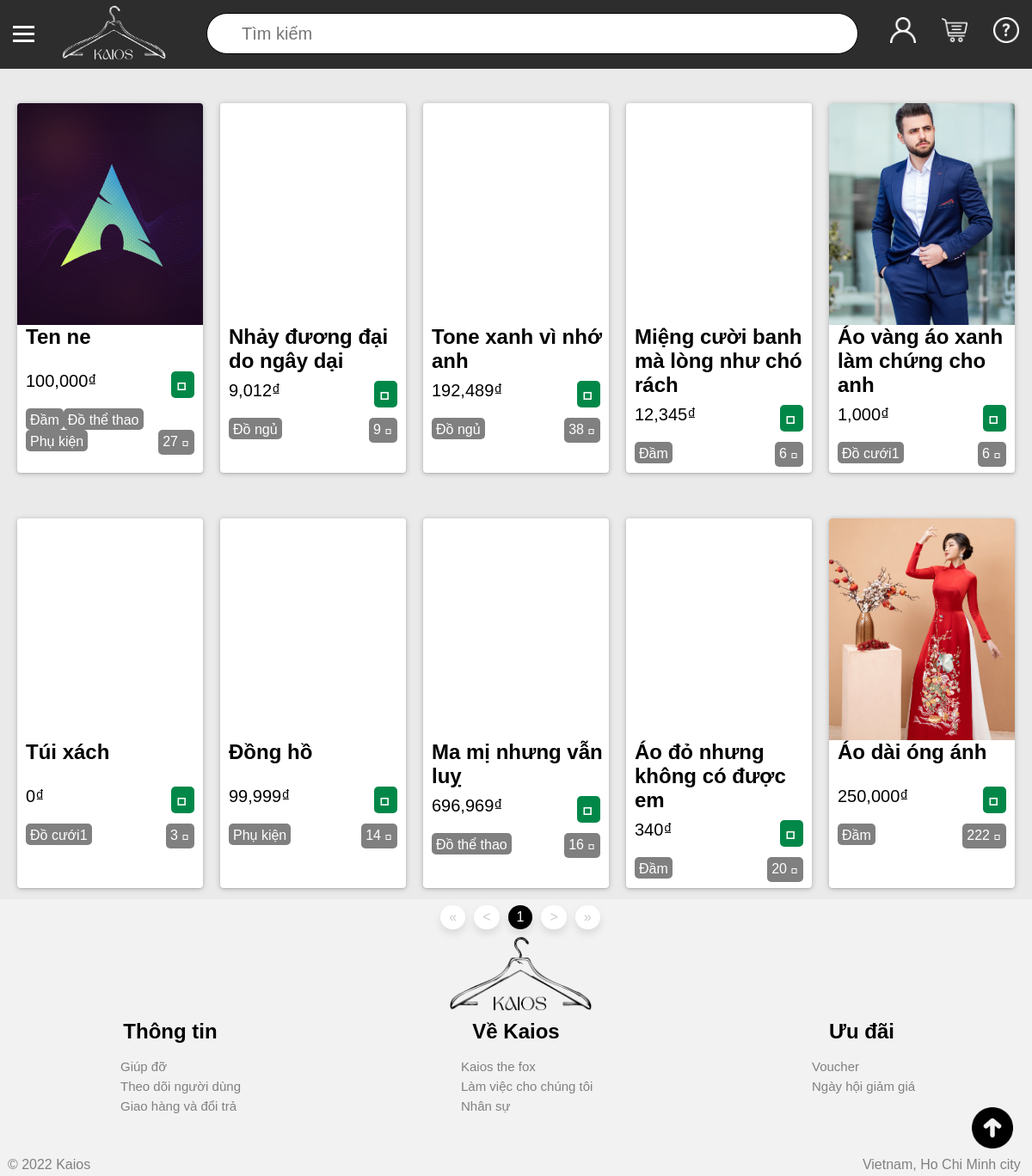
The page / on the database its author committed.
### tables this page shows
CREATE TABLE `san_pham` (
  `ma` int(11) NOT NULL,
  `ten` varchar(200) NOT NULL,
  `mo_ta` text NOT NULL,
  `anh` varchar(200) NOT NULL,
  `gia` int(11) NOT NULL,
  `ma_nha_san_xuat` int(11) NOT NULL,
  `so_luot_truy_cap` int(11) NOT NULL DEFAULT '0'
);

### partial/process_pagination.php (called while the page is built, shortened)
<?php
    $currentPage = 1;
    if (isset($_GET['query'])) {
        $search = addslashes($_GET['query']);
    }else $search = "";
    $query = "select count(*) from san_pham";
    $order = "";
    $order_0 = "";
    if(isset($_GET['sort'])) {
        $sort = $_GET['sort'];
        if ($sort == 0) {
            $order_0 = "order by so_luot_truy_cap desc";
        }else {
            $order = "and the_loai.ma = '$sort'";
        }
         $query .= " right join the_loai_chi_tiet
                    on the_loai_chi_tiet.ma_san_pham =    san_pham.ma
                    right join the_loai on the_loai.ma = the_loai_chi_tiet.ma_the_loai
                    where (san_pham.ten like '%$search%' or mo_ta like '%$search%')
                    $order $order_0";
    }else {
        $order_0 = "order by san_pham.ma desc";
    }
    $offset = $products_per_page*($currentPage-1);
    $url = $_SERVER['REQUEST_URI'];
    $contains = strpos($url,"admin");
    if ($contains) {
        $sql =  "select
                san_pham.ma as ma,
                san_pham.ten as ten,
                san_pham.anh as anh,
                san_pham.gia as gia,
                nha_san_xuat.ten as ten_nha_san_xuat
            from san_pham
            left join nha_san_xuat
            on nha_san_xuat.ma = san_pham.ma_nha_san_xuat
            where (san_pham.ten like '%$search%' or mo_ta like '%$search%')
            $order
            group by san_pham.ma
            $order_0
            limit $offset,$products_per_page";
    }else {
        $sql =  "select
                san_pham.ma as ma,
                san_pham.ten as ten,
                san_pham.anh as anh,
                san_pham.gia as gia,
                san_pham.so_luot_truy_cap as so_luot_truy_cap,
                group_concat(the_loai.ma) as ma_the_loai,
                group_concat(the_loai.ten) as the_loai
            from san_pham
            left join the_loai_chi_tiet
            on san_pham.ma = the_loai_chi_tiet.ma_san_pham
            left join the_loai
            on the_loai_chi_tiet.ma_the_loai = the_loai.ma
            where (san_pham.ten like '%$search%' or mo_ta like '%$search%')
            $order
            group by san_pham.ma
            $order_0
            limit $offset,$products_per_page";
    }
    $return = mysqli_query($connect,$sql);

### index.php (the view, shortened to what this page needs)
<!DOCTYPE html>
<html lang="en">
<head>
    <link rel="stylesheet" type="text/css" href="https://cdn.jsdelivr.net/npm/hack-font@3/build/web/hack-subset.css">
    <link rel="stylesheet" type="text/css" href="./styles.css">
</head>
<body>
    <?php
    require './database/connect.php';
    $products_per_page = 15;
    require './partial/process_pagination.php';
    ?>
    <div id="main_div">
            <?php
            include './partial/header.php';
            ?>
            <div id="middle_div">
                <div id="products_container">
                    <?php foreach($return as $each) { ?>
                        <div class="each_product" >
                            <div class="product_image" onclick="location.href='/show.php?id=<?php echo $each['ma'] ?>'" style="background-image: url(./admin/products/photos/<?php echo $each['anh'] ?>);">
                            </div>
                            <div class="product_name">
                                <h2>
                                    <?php echo $each['ten'] ?>
                                </h2>
                            </div>
                            <div class="product_price">
                                <?php echo number_format($each['gia'],'0','',',') ?>₫
                            </div>
                            <div class="product_add_to_cart">
                                <button class="btn-add-to-cart" data-id="<?php echo $each['ma'] ?>"></button>
                            </div>
                            <div class="product_tag">
                                <?php
                                    $ten_the_loai = explode(',',$each['the_loai']);
                                    $ma_the_loai = explode(',',$each['ma_the_loai']);
                                    $len = count($ten_the_loai);
                                    $the_loai = array_merge($ten_the_loai,$ma_the_loai);
                                ?>
                                <?php if ($ten_the_loai[0]) { ?>
                                    <?php
                                        for($index = 0; $index < $len; $index++) { ?>
                                        <a class="tag" href="?sort=<?php echo $the_loai[$len+$index] ?>">
                                            <?php echo $the_loai[$index] ?>
                                        </a>
                                    <?php } ?>
                                <?php } ?>
                                <a class="view" href="?sort=0">
                                    <?php echo $each['so_luot_truy_cap'] ?>
                                    <span style="font-family:Hack, monospace;"> </span>
                                </a>
                            </div>
                        </div>
                    <?php } ?>
                </div>
            </div>
            <?php include './partial/footer.php';?>
    </div>
</body>
</html>

### styles.css (style rules this page uses)
html { height: 100%; }
body { margin:0; padding:0; font-family: sans-serif; background-color: #f1f1df; }
#main_div { width: 100%; height: auto; background-color: #eaeaea; position: relative; }
#middle_div { height: 83%; width: 100%; background-color: #eaeaea; float: left; }
h2 { padding: 0; margin: 0; }
#products_container { width: 100%; height: 100%; }
.each_product { width: 18%; height: 430px; background-color: #ffffff; float: left; margin: 40px 0px 13px 20px; border-radius: 1px solid black; border-radius: 4px; background-blend-mode: lighten; box-shadow: 0px 1px 2px rgba(0,0,0,0.1), 0 1px 6px rgba(0,0,0,0.23); }
.each_product div { padding-left: 10px; }
.product_image { height: 60%; width: 100%; border-radius: 4px 4px 0 0; background-size: cover; background-position: center center; background-repeat: no-repeat; padding: 0px !important; cursor: pointer; }
.product_name { width: 100%; height: 10%; display: inline-block; word-wrap: break-word; }
.product_price { display: inline-block; font-size:20px; margin-top: 5%; width: 45%; height: 10%; float: left; }
.product_add_to_cart { display: inline-block; font-size:20px; margin-top: 5%; width: 45%; height: 10%; float: right; }
.product_add_to_cart > button { float: right; margin-right: 10px; padding: 2; font-family:Hack, monospace; border: 0; background-color: #018849; color: white; cursor: pointer; font-size: 25px; border-radius: 5px; }
.product_tag { width: auto; height: auto; }
.product_tag .tag { width: fit-content; height: 15px; background-color: gray; float: left; padding: 5px; text-align: center; border-radius: 5px; color: white; z-index: 99; text-decoration: none; }
.product_tag .view { width: fit-content; height: auto; background-color: gray; float: right; padding: 5px; margin-right: 10px; text-align: center; border-radius: 5px; color: white; z-index: 99; text-decoration: none; }

### rows shown on the page
san_pham: anh (picture), ten "Ten ne", gia "100,000", index "Đầm", index "Đồ thể thao", index "Phụ kiện", so_luot_truy_cap "27"
san_pham: ten "Nhảy đương đại do ngây dại", gia "9,012", index "Đồ ngủ", so_luot_truy_cap "9"
san_pham: ten "Tone xanh vì nhớ anh", gia "192,489", index "Đồ ngủ", so_luot_truy_cap "38"
san_pham: ten "Miệng cười banh mà lòng như chó rách", gia "12,345", index "Đầm", so_luot_truy_cap "6"
san_pham: anh (picture), ten "Áo vàng áo xanh làm chứng cho anh", gia "1,000", index "Đồ cưới1", so_luot_truy_cap "6"
san_pham: ten "Túi xách", gia "0", index "Đồ cưới1", so_luot_truy_cap "3"
san_pham: ten "Đồng hồ", gia "99,999", index "Phụ kiện", so_luot_truy_cap "14"
san_pham: ten "Ma mị nhưng vẫn luỵ", gia "696,969", index "Đồ thể thao", so_luot_truy_cap "16"
san_pham: ten "Áo đỏ nhưng không có được em", gia "340", index "Đầm", so_luot_truy_cap "20"
san_pham: anh (picture), ten "Áo dài óng ánh", gia "250,000", index "Đầm", so_luot_truy_cap "222"
